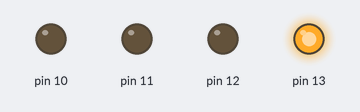
Recording of a sketch running on a simulated Arduino Uno, built with avr-gcc and run on an emulated ATmega328P. On the bench: output pins drawn as LEDs (lit = HIGH).

Above: at 0.5 s.
At 1.5 s:
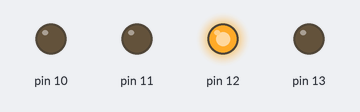
At 2.5 s:
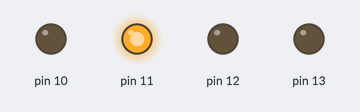
At 3.5 s:
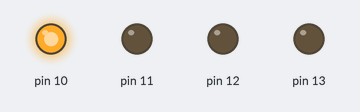
Timing chart, 0 to 5.2 s (numbered marks = the images above):
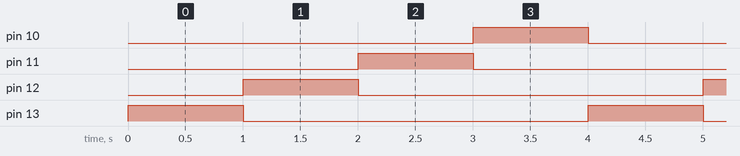

The sketch:

lightChaser1.ino
```cpp
//THEME: Digital Ouputs

//The main goal is to make 4 LED glow one by one

void setup() {

// the setup function runs once when you press reset or power the board

  // initialize digital pin LED_BUILTIN as an output.

  pinMode(13, OUTPUT);

  pinMode(12, OUTPUT);

  pinMode(11, OUTPUT);

  pinMode(10, OUTPUT);

}


void loop() {

// the loop function runs over and over again forever

  digitalWrite(13, 1);  //Turn LED 1 on, by making voltage HIGH

  digitalWrite(12, 0);  //Keep LED 2 off

  digitalWrite(11, 0);  //Keep LED 3 off

  digitalWrite(10, 0);  //Keep LED 4 off

  delay(1000);          // wait for a second

  digitalWrite(13, 0);   // turn the LED1 off by making the voltage LOW

  digitalWrite(12, 1);   //Turn LED 2 on, by making voltage HIGH

  digitalWrite(11, 0);   //keep LED 3 off

  digitalWrite(10, 0);   //Keep LED 4 off

  delay(1000);

  digitalWrite(13, 0);   // Keep LED 1 off

  digitalWrite(12, 0);   //Turn LED 2 off by making the voltage LOW

  digitalWrite(11, 1);   //Turn LED 3 on, by making voltage HIGH

  digitalWrite(10, 0);   //Keep LED 4 off

  delay(1000);

  digitalWrite(13, 0);  // turn the LED on (HIGH is the voltage level)

  digitalWrite(12, 0);  //Keep LED 2 off

  digitalWrite(11, 0);  //Keep LED 3 off

  digitalWrite(10, 1);  //Turn LED 4 on, by making voltage HIGH

  delay(1000);          // wait for a second

  }        
```

Measured:
- by itself, pin 10–13: alternates HIGH for 1.0 s and LOW for 3.0 s
- by itself, everything shown: repeats every 4.0 s, in 4 steps
